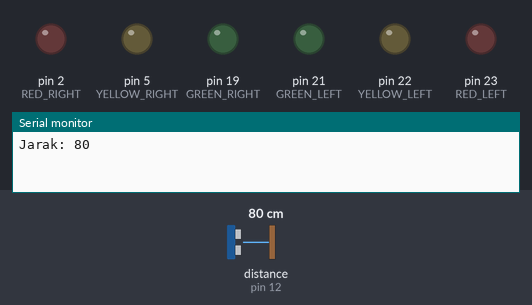
The sketch below on a simulated Arduino Mega 2560, built with avr-gcc and run on an emulated ATmega2560. On the bench: output pins drawn as LEDs (lit = HIGH), the last lines printed to the serial monitor. Wiring (inferred from the names in the program): ultrasonic range finder: trigger pin 13; echo pin 12. The test bench sets the inputs (shaded band); at power-on: distance to the obstacle (sensor on pin 12) 80 cm. The echo pulse lasts 58.3 µs per cm; pins used as bus, display or sensor lines are not drawn.

Above: at 1.0 s.
At 3.5 s:
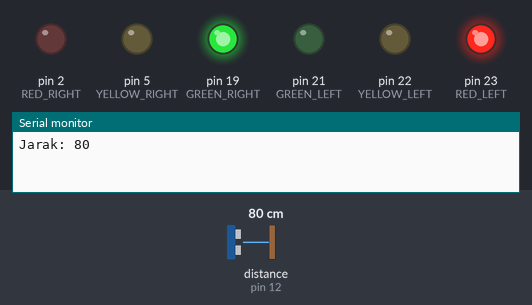
At 5.5 s:
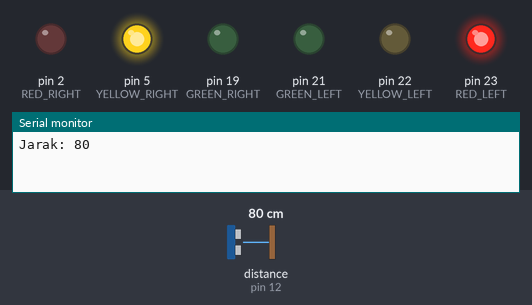
At 7.5 s:
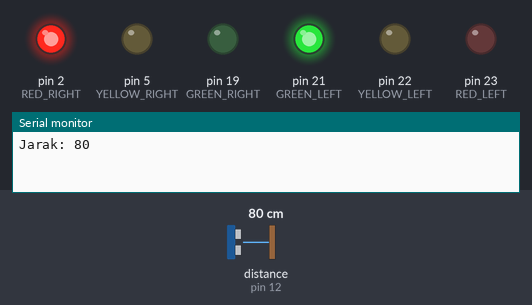
At 10.5 s:
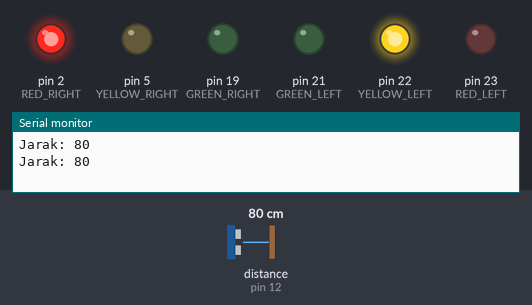
Timing chart, 0 to 13.0 s (numbered marks = the images above):
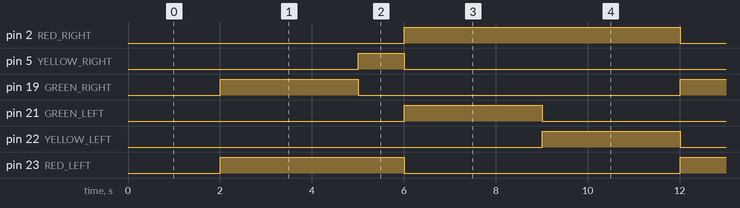

Measured:
- by itself, pin 2 (RED_RIGHT): alternates HIGH for 6.0 s and LOW for 4.0 s
- by itself, pin 5 (YELLOW_RIGHT): alternates HIGH for 1.0 s and LOW for 9.0 s
- by itself, pin 19 (GREEN_RIGHT), pin 21 (GREEN_LEFT), pin 22 (YELLOW_LEFT): alternates HIGH for 3.0 s and LOW for 7.0 s
- by itself, pin 23 (RED_LEFT): alternates HIGH for 4.0 s and LOW for 6.0 s

The sketch:

TraficLight.ino
```cpp
#define RED_RIGHT 2
#define YELLOW_RIGHT 5
#define GREEN_RIGHT 19
#define RED_LEFT 23
#define YELLOW_LEFT 22
#define GREEN_LEFT 21
#define DELAY_3S 3000
#define DELAY_1S 1000
#define DELAY_2S 2000
#define DELAY_7S 7000

int tg1 = 13, ech1 = 12;
int jarak;

int cek_sensor(int out, int in) {
  long duration, distance;

  digitalWrite(out, LOW);
  delayMicroseconds(2);
  digitalWrite(out, HIGH);
  delayMicroseconds(10);
  digitalWrite(out, LOW);

  duration = pulseIn(in, HIGH);
  distance = (duration/2)/29;

  Serial.print("Jarak: ");
  Serial.println(distance);

  return distance;
}

void setup() {
  // put your setup code here, to run once:
  Serial.begin(115200);
  pinMode(tg1, OUTPUT);
  pinMode(ech1, INPUT);
  pinMode(RED_RIGHT, OUTPUT);
  pinMode(YELLOW_RIGHT, OUTPUT);
  pinMode(GREEN_RIGHT, OUTPUT);
  pinMode(RED_LEFT, OUTPUT);
  pinMode(YELLOW_LEFT, OUTPUT);
  pinMode(GREEN_LEFT, OUTPUT);
}

void loop() {
  // put your main code here, to run repeatedly:
  int delayUltra;

  jarak = cek_sensor(tg1, ech1);
  delay(2000);

  if (jarak >= 5 && jarak <= 20) {
    delayUltra = DELAY_7S;
  } else {
    delayUltra = DELAY_3S;
  }

  digitalWrite(GREEN_RIGHT, HIGH);
  digitalWrite(RED_LEFT, HIGH);
  digitalWrite(YELLOW_LEFT, LOW);
  digitalWrite(RED_RIGHT, LOW);
  delay(delayUltra);

  digitalWrite(GREEN_RIGHT, LOW);
  digitalWrite(YELLOW_RIGHT, HIGH);
  delay(DELAY_1S);

  digitalWrite(YELLOW_RIGHT, LOW);
  digitalWrite(RED_LEFT, LOW);
  digitalWrite(RED_RIGHT, HIGH);
  digitalWrite(GREEN_LEFT, HIGH);
  delay(DELAY_3S);

  digitalWrite(GREEN_LEFT, LOW);
  digitalWrite(YELLOW_LEFT, HIGH);
  delay(DELAY_1S);
}
```
